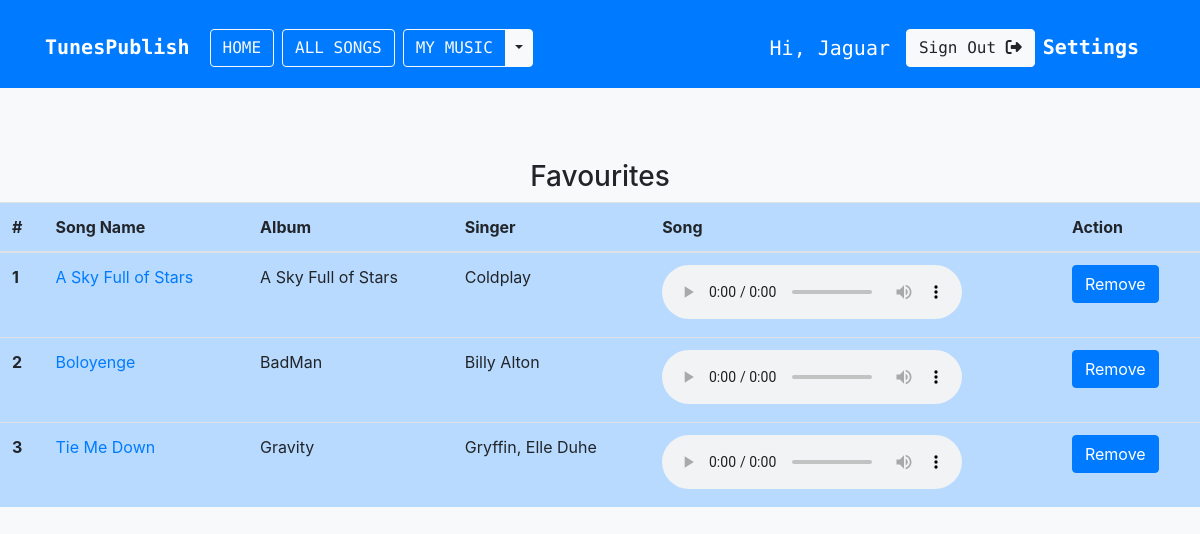
/favourite/ (signed in), run on the app's committed database.
### musicapp/models.py (models this page shows)
class Song(models.Model):
    Language_Choice = (
              ('Local', 'Local'),
              ('English', 'English'),
          )
    name = models.CharField(max_length=200)
    album = models.CharField(max_length=200)
    language = models.CharField(max_length=20,choices=Language_Choice,default='English')
    song_img = models.FileField()
    year = models.IntegerField()
    singer = models.CharField(max_length=200)
    song_file = models.FileField()
    def __str__(self):
        return self.name

### musicapp/views.py (the view)
# urls.py: path('favourite/', views.favourite, name='favourite'),
def favourite(request):
    songs = Song.objects.filter(favourite__user=request.user, favourite__is_fav=True).distinct()
    print(f'songs: {songs}')
    if request.method == "POST":
        song_id = list(request.POST.keys())[1]
        favourite_song = Favourite.objects.filter(user=request.user, song__id=song_id, is_fav=True)
        favourite_song.delete()
        messages.success(request, "Removed from favourite!")
    context = {'songs': songs}
    return render(request, 'musicapp/favourite.html', context=context)

### templates/musicapp/favourite.html (shortened to what this page needs)
{% extends 'base.html' %}
{% load socialaccount %}
{% block body %}
<br>
<br>
<br>
<center>
  <h3>Favourites</h3>
</center>
<table class="table table-hover table-primary">
  <thead>
    <tr>
      <th scope="col">#</th>
      <th scope="col">Song Name</th>
      <th scope="col">Album</th>
      <th scope="col">Singer</th>
      <th scope="col">Song</th>
      <th scope="col">Action</th>
    </tr>
  </thead>
  <tbody>
    {% if songs %}
    {% for song in songs %}
    <tr>
      <th scope="row">{{forloop.counter}}</th>
      <td><a href="{% url 'detail' song.id %}">{{song.name}}</a></td>
      <td>{{song.album}}</td>
      <td>{{song.singer}}</td>
      <td>
        <audio controls>
          <source src="{{ song.song_file.url }}" type="audio/mpeg">
        </audio>
      </td>
      <td>
        <form method="post">
          <input class="btn btn-primary" type="submit" value="Remove" name={{song.id}}>
        </form>
      </td>
    </tr>
    {% endfor %}
    {% endif %}
  </tbody>
</table>
{% endblock body %}

### templates/base.html (shortened to what this page needs)
{% load static %}
<!doctype html>
<html lang="en">
<head>
    <link rel="stylesheet" href="https://maxcdn.bootstrapcdn.com/bootstrap/4.0.0/css/bootstrap.min.css">
    <link rel="stylesheet" href="https://stackpath.bootstrapcdn.com/font-awesome/4.7.0/css/font-awesome.min.css">
    <link href="{% static 'musicapp/css/musicplayer.css' %}" rel="stylesheet">
</head>
<body class="bg-light">
    <nav class="navbar navbar-expand-md navbar-primary bg-primary">
        <div class="container">
          <h1><a href="{% url 'index' %}" class="navbar-brand">
            <strong style="color:white">TunesPublish</strong></a></h1>
            <div class="collapse navbar-collapse">
                <a href="{% url 'index' %}" class="btn btn-outline-light mt-2 mx-1">HOME</a>
                <a href="{% url 'all_songs' %}" class="btn btn-outline-light mt-2 mx-1">ALL SONGS</a>
                {% if request.user.is_active %}
                <div class="btn-group mt-2 mx-1">
                    <a type="button" href="{% url 'mymusic' %}" class="btn btn-outline-light">MY MUSIC</a>
                    <button type="button" class="btn btn-light dropdown-toggle dropdown-toggle-split" data-toggle="dropdown" aria-haspopup="true" aria-expanded="false">
                    </button>
                </div>
                {% endif %}
            </div>
            <div class="collapse navbar-collapse justify-content-end" id="navbar">
            {% if request.user.is_active %}
            <h5 class="text-white mt-3 mx-2">Hi, {{ request.user.username }}</h5>
            <a href="{% url 'logout' %}" class="btn btn-light mt-2 mx-2"> Sign Out <i class="fa fa-sign-out" aria-hidden="true"></i></a>
            {% endif %}
            </div>
            <br>
            <br>
            <br>
            <h1><a href="{% url 'settings' %}" class="navbar-brand">
              <strong style="color: white ;">Settings</strong></a></h1>
        </div>
    </nav>
    {% block body %}
    {% endblock body %}
    <br>
    <br>
    <br>
</body>
</html>

### templates/base.html (style rules this page uses)
.navbar { font-family: 'Source Code Pro', monospace; }
html { position: relative; min-height: 100%; }
body { margin-bottom: 0px; }

### data on the page
Song: name "A Sky Full of Stars", album "A Sky Full of Stars", singer "Coldplay"
Song: name "Boloyenge", album "BadMan", singer "Billy Alton"
Song: name "Tie Me Down", album "Gravity", singer "Gryffin, Elle Duhe"

### other printed values
{{ request.user.username }} "Jaguar"
